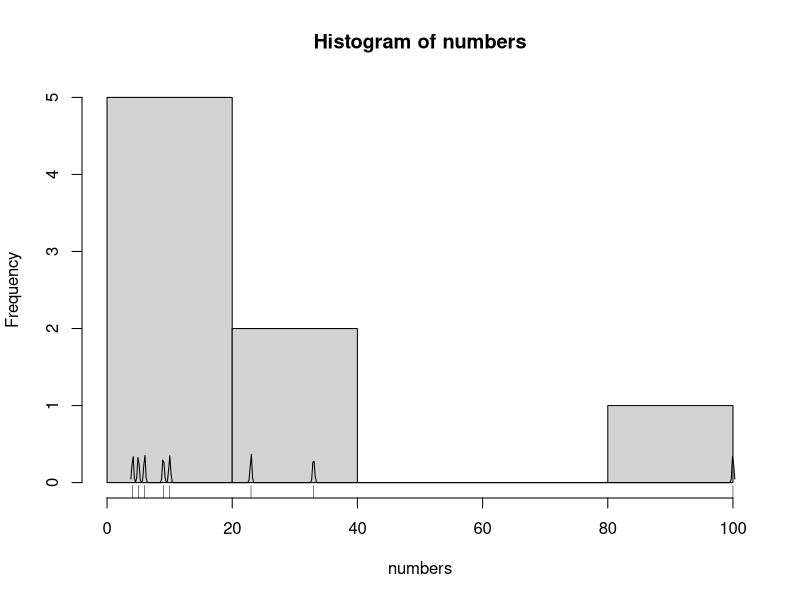

Generate this figure with R:

numbers = c(23,4.1,5,6,9,10.01,33,100)
numbers[-1]
sort(numbers, decreasing = TRUE)
factored = factor(numbers)
levels(factored)


str(numbers)

readFiles = function(file){
  return (file*2)
}
as.character(numbers)
lapply(numbers,FUN = function(x) { x = x+1 } )
length(unique(numbers))

transform = numbers * 2 -1
seqNumbers = seq(1,10) * 3 + 100

# Index vector
# Subset
filtered = numbers[numbers > 5]
mode(numbers[1:2]) # Vector vs. List
as.integer(numbers)
unclass(filtered)

x <- array(1:20, dim=c(4,5))   # 
list <- list(name="Fred", wife="Mary", no.children=3, child.ages=c(4,7,9))
list[1] # First Object
list[[1]] # Sublist
list = c(list, list) # Concatenating

# Distribution
summary(numbers)
fivenum(numbers)
stem(numbers)
hist(numbers)
lines(density(numbers, bw=0.1))
rug(numbers)
